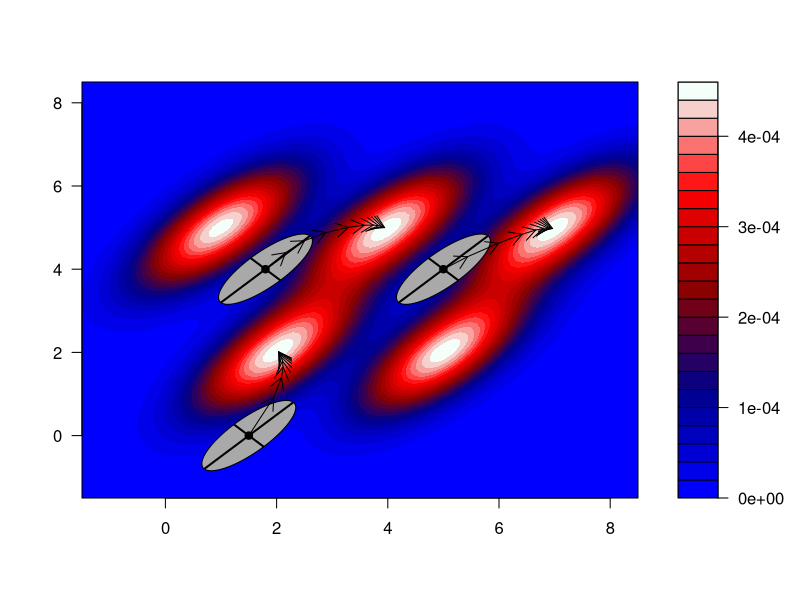

Write the R code that produced this figure.
library(lattice)
library(mvtnorm)
library(numDeriv)
library(ellipse)
library(grDevices)

w_cov = matrix(c(1, 0.7, 0.7, 1), ncol = 2)
G = matrix(c(1, 0.8, 0.8, 1)/2, ncol = 2)
cov2cor(G)
W_bar = function(x) {
    log(
    dmvnorm(x, mean = c(4, 5), sigma = w_cov) + 
    dmvnorm(x, mean = c(1, 5), sigma = w_cov) + 
    dmvnorm(x, mean = c(2, 2), sigma = w_cov) + 
    dmvnorm(x, mean = c(7, 5), sigma = w_cov) + 
    dmvnorm(x, mean = c(5, 2), sigma = w_cov))
}
step = 0.1
x <- seq(-1.5, 8.5, step) ## valores para mu
y <- seq(-1.5, 8.5, step)
X <- as.matrix( expand.grid(x, y))
colnames(X) <- c("mu","var")
Z <- vector()
for(i in 1:nrow(X)){
  Z[i] <- W_bar(c(X[i,1], X[i,2]))
}
Z = exp(Z - log(sum(exp(Z))))
b <- matrix(Z, length(x))

grad = grad(W_bar, c(5, 5)) 
gen = 10
es = eigen(cov2cor(G))$values
v1 = sqrt(es[1])/1.2 * eigen(cov2cor(G))$vectors[,1]
v2 = sqrt(es[2])/1.2 * eigen(cov2cor(G))$vectors[,2]

mypallete = colorRampPalette(c('blue','darkblue', 'darkred','red',  'Mintcream'))
png("multipeaklandscape.png", width = 1000, height = 900)
filled.contour(x, y, z = b, color.palette = mypallete,
               plot.axes = { 
                 axis(1); 
                 axis(2);
                 current_gen = c(1.8,4)
                 polygon(ellipse(0.8, centre = current_gen, level = 0.3), col = "darkgray")
                 segments(current_gen[1] - v1[1], current_gen[2] - v1[2], 
                          current_gen[1] + v1[1], current_gen[2] + v1[2], lwd = 2) 
                 
                 segments(current_gen[1] - v2[1], current_gen[2] - v2[2], 
                          current_gen[1] + v2[1], current_gen[2] + v2[2], lwd = 2) 
                 
                 points(current_gen[1], current_gen[2], pch = 19)
                 for(i in 1:gen){
                   next_gen = current_gen + G%*%grad(W_bar, t(current_gen))
                   arrows(current_gen[1], current_gen[2], next_gen[1], next_gen[2], pch = 18, length = 0.14)
                   current_gen = next_gen
                 }
                 current_gen = c(1.5,0)
                 polygon(ellipse(0.8, centre = current_gen, level = 0.3), col = "darkgray")
                 segments(current_gen[1] - v1[1], current_gen[2] - v1[2], 
                          current_gen[1] + v1[1], current_gen[2] + v1[2], lwd = 2) 
                 
                 segments(current_gen[1] - v2[1], current_gen[2] - v2[2], 
                          current_gen[1] + v2[1], current_gen[2] + v2[2], lwd = 2) 
                 points(current_gen[1], current_gen[2], pch = 19)
                 for(i in 1:gen){
                   next_gen = current_gen + G%*%grad(W_bar, t(current_gen))
                   arrows(current_gen[1], current_gen[2], next_gen[1], next_gen[2], pch = 18, length = 0.14)
                   current_gen = next_gen
                 }
                 current_gen = c(5,4)
                 polygon(ellipse(0.8, centre = current_gen, level = 0.3), col = "darkgray")
                 segments(current_gen[1] - v1[1], current_gen[2] - v1[2], 
                          current_gen[1] + v1[1], current_gen[2] + v1[2], lwd = 2) 
                 
                 segments(current_gen[1] - v2[1], current_gen[2] - v2[2], 
                          current_gen[1] + v2[1], current_gen[2] + v2[2], lwd = 2) 
                 points(current_gen[1], current_gen[2], pch = 19)
                 for(i in 1:gen){
                   next_gen = current_gen + G%*%grad(W_bar, t(current_gen))
                   arrows(current_gen[1], current_gen[2], next_gen[1], next_gen[2], pch = 18, length = 0.14)
                   current_gen = next_gen
                 }
               }
)
dev.off()
